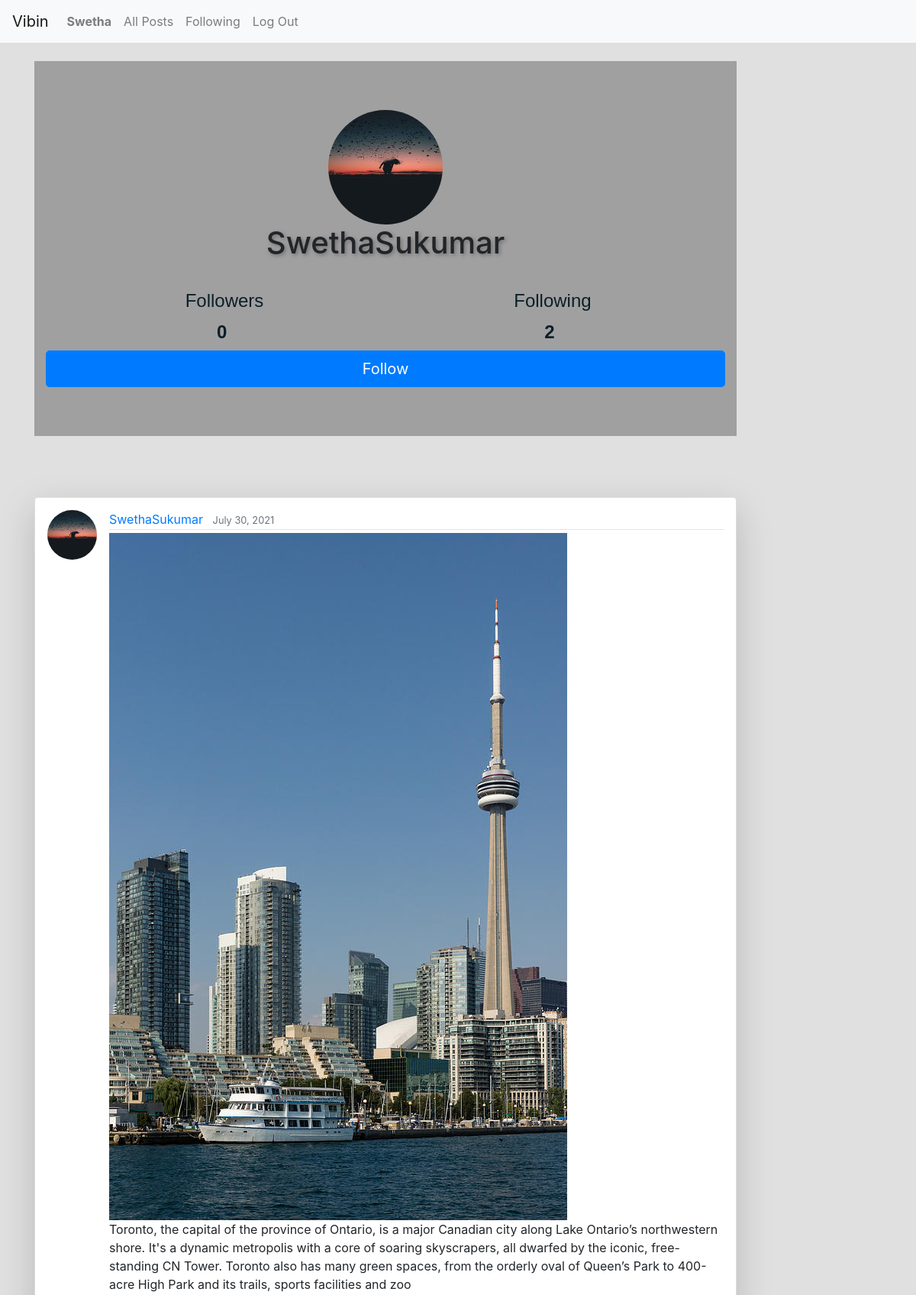
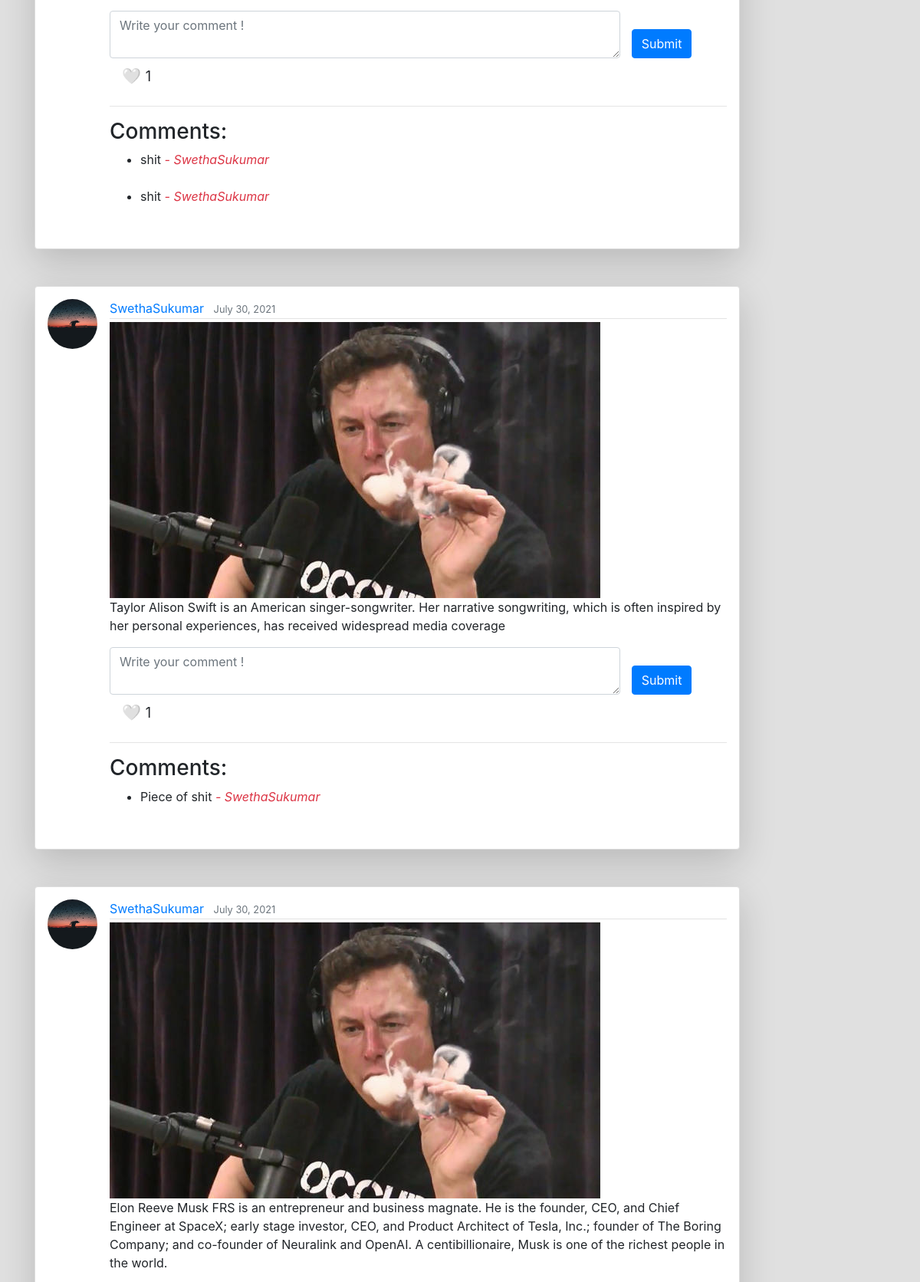
The app's page /user/SwethaSukumar (signed in, upper part) with its own data (2 pictures, top to bottom).
### network/models.py (models this page shows, shortened)
class User(AbstractUser):
    followers = models.ManyToManyField('self',symmetrical = False, related_name='following', blank=True)

class Post(models.Model):
    user = models.ForeignKey('User', on_delete=models.CASCADE, related_name="posts")
    content = models.TextField(blank=True)
    image = models.ImageField(upload_to='images/', blank=True, null = True)
    likes = models.ManyToManyField('User', related_name="liked_posts", blank=True)
    timestamp = models.DateTimeField(auto_now_add=True)

class Comment(models.Model):
    user = models.ForeignKey("User", on_delete=models.CASCADE, related_name="commented_user")
    post = models.ForeignKey("Post", on_delete=models.CASCADE, related_name="comments")
    comment = models.TextField(max_length=500, validators=[validate_is_profane])

### network/views.py (the view)
# urls.py: path("user/<str:username>", views.user_page, name="user"),
@login_required
def user_page(request, username):
    target_user = User.objects.get(username=username)
    posts = Post.objects.filter(user__username=username).order_by("-timestamp")
    paginator = Paginator(posts, 10)
    page_obj = paginator.get_page(request.GET.get('page'))
    return render(request, "network/profile.html", {
        "target_user": target_user,
        "page_obj": page_obj
    })

### network/templates/network/profile.html (shortened to what this page needs)
{% extends "network/layout.html" %}
{% load static %}
{% block body %}
    <div class="jumbotron jumbotron-fluid" style="background-color:rgba(148, 148, 148, 0.836);">
        <div class="container">
            <img class="rounded-circle profile mx-auto d-block img-fluid unlock-icon" src= "{% static 'network/default.jpg' %}">
            <h1 class="col-auto mr-auto" style="text-align: center;">{{ target_user.username }}</h1>
            <br/>
            <div class="container">
                <div class="row justify-content-center">
                    <div class="col-4 d-flex justify-content-center">
                        <button id="follower" type="button" class="button btn btn-light"><h4>Followers</h4>
                        <span class ="pr-5" style="font-size:x-large ;"><b>{{ target_user.followers.all.count }}</b></span></button>
                    </div>
                    <div class="col-4 d-flex justify-content-end">
                        <button  id="following" type="button" class="button btn btn-light"><h4>Following</h4>
                        <span class ="pr-5" style="font-size:x-large ;"><b>{{target_user.following.all.count }}</b></span></button>
                    </div>
                </div>
            </div>
            {% if user.is_authenticated %}
                {% if user.id != target_user.id %}
                    <button id="follow-btn" class="btn btn-primary btn-lg btn-block">
                    {% if not user in target_user.followers.all %}
                        Follow
                    {% else %}
                        Unfollow
                    {% endif %}
                    </button>
                {% endif %}
            {% endif %}
        </div>
    </div>
{% endblock %}

### network/templates/network/layout.html (shortened to what this page needs)
{% load static %}
{% load profanity %}
<!DOCTYPE html>
<html lang="en">
    <head>
        <link rel="stylesheet" href="https://stackpath.bootstrapcdn.com/bootstrap/4.4.1/css/bootstrap.min.css">
        <link href="{% static 'network/styles.css' %}" rel="stylesheet">
    </head>
    <body>
        <nav class="navbar navbar-expand-lg navbar-light bg-light">
            <a class="navbar-brand" href="{% url 'index' %}">Vibin</a>
        <div>
            <ul class="navbar-nav mr-auto">
                {% if user.is_authenticated %}
                    <li class="nav-item">
                        <a class="nav-link" href="{% url 'user' user.username %}"><strong>{{ user.username }}</strong></a>
                    </li>
                {% endif %}
                <li class="nav-item">
                    <a class="nav-link" href="{% url 'index' %}">All Posts</a>
                </li>
                {% if user.is_authenticated %}
                    <li class="nav-item">
                        <a class="nav-link" href="{% url 'following' %}">Following</a>
                    </li>
                    <li class="nav-item">
                        <a class="nav-link" href="{% url 'logout' %}">Log Out</a>
                    </li>
                {% endif %}
            </ul>
            </div>
        </nav>
        <div class="body">
            <main role="main" class="container">
                <div class="row">
                    <div class="col-lg-10">
                    <br/>
                    {% block body %}
                    {% endblock %}
                    <br/><br/>
                    {% if page_obj %}
                    {% for post in page_obj %}
                    <article class="media content-section shadow-lg p-3 mb-5 bg-white rounded">
                        <img class="rounded-circle article-img" src= "{% static 'network/default.jpg' %}">
                        <div  class="media-body">
                            <div class="article-metadata">
                                <a class="mr-2" href="{% url 'user' post.user %}">{{ post.user }}</a>
                                <small class="text-muted">{{ post.timestamp|date:"F d, Y" }}</small>
                            </div>
                            {% if post.image %}
                                    <div class="image-article"><img src="{{ post.image.url }}"></div>
                            {% endif %}
                            <p class="article-content" id="content-{{ post.id }}" style="white-space: pre-line">{{ post.content }}</p>
                                <form class="row" action="{% url 'comment' post.id %}" method="post">
                                    <div class="col-12 col-md-10">
                                        <textarea type="text" class="form-control" required name="content" placeholder="Write your comment !"></textarea>
                                    </div>
                                    <div class="d-flex align-items-end">
                                        <button type="submit" class="submit-comment btn btn-primary" >Submit</button>
                                    </div>
                                </form>
                            <div class=" btn-lg topright" onclick="like('{{ post.id }}');">
                                {% if user in post.likes.all %}
                                    <a class="heart " id="heart-{{ post.id }}">❤️</a>
                                {% else %}
                                    <a class="heart" id="heart-{{ post.id }}">🤍</a>
                                {% endif %}
                                <span id="counter-{{ post.id }}" style="font-size: large;">{{ post.likes.all.count }}</span>
                            </div>
                        <hr>
                        <h3>Comments:</h3>
                        <ul>
                            {% for comment in post.comments.all %}
                                    <li class="fakeimg">{{ comment.comment|censor }} <cite class="text-danger">- {{comment.user.username}}</cite></li>
                                    <br/>
                            {% empty %}
                                    No Comments yet!
                            {% endfor %}
                        </ul>
                    </article>
                    {% empty %}
                        <h2><i>No posts</i></h2>
                {% endfor %}
                {% endif %}
            </div>
                </div>
                </div>
    </body>
</html>

### network/static/network/styles.css (style rules this page uses)
body { background-color: #e0e0e0; }
.nav-link { color: #3b4c5d ; }
.content-section { background: #ffffff; padding: 10px 20px; border: 1px solid #dddddd; border-radius: 3px; margin-bottom: 20px; box-shadow: 10px 10px 5px rgb(255, 255, 255); }
.article-content { white-space: pre-line; }
.article-img { height: 65px; width: 65px; margin-right: 16px; }
.article-metadata { padding-bottom: 1px; margin-bottom: 4px; border-bottom: 1px solid #e3e3e3 }
h1 { text-shadow: 2px 2px 5px rgb(114, 110, 110); }
.profile { height: 150px; width: 150px; }
.button { text-decoration: none; margin-left: -50%; background-color: transparent; border: none; font-family: arial, sans-serif; color: rgb(11, 31, 41); cursor: pointer; -moz-text-align-last: right; text-align-last: right; padding-left: 20px; }
.heart { cursor: pointer; }
.image-article { height: 20%; width: 20%; }

### records on screen
User: username "Swetha"
User: username "SwethaSukumar", followers.all.count "0", following.all.count "2"
Post: user "SwethaSukumar", timestamp "July 30, 2021", image (picture), content "Toronto, the capital of the province of Ontario, is a major Canadian city along Lake Ontario’s northwestern shore. It's a dynamic metropolis with a core of soaring skyscrapers, all dwarfed by the iconic, free-standing CN Tower. Toronto also has many green spaces, from the orderly oval of Queen’s Park to 400-acre High Park and its trails, sports facilities and zoo", likes.all.count "1"
Comment: comment|censor "shit", user.username "SwethaSukumar"
Comment: comment|censor "shit", user.username "SwethaSukumar"
Post: user "SwethaSukumar", timestamp "July 30, 2021", image (picture), content "Taylor Alison Swift is an American singer-songwriter. Her narrative songwriting, which is often inspired by her personal experiences, has received widespread media coverage", likes.all.count "1"
Comment: comment|censor "Piece of shit", user.username "SwethaSukumar"
Post: user "SwethaSukumar", timestamp "July 30, 2021", image (picture), content "Elon Reeve Musk FRS is an entrepreneur and business magnate. He is the founder, CEO, and Chief Engineer at SpaceX; early stage investor, CEO, and Product Architect of Tesla, Inc.; founder of The Boring Company; and co-founder of Neuralink and OpenAI. A centibillionaire, Musk is one of the richest people in the world."
